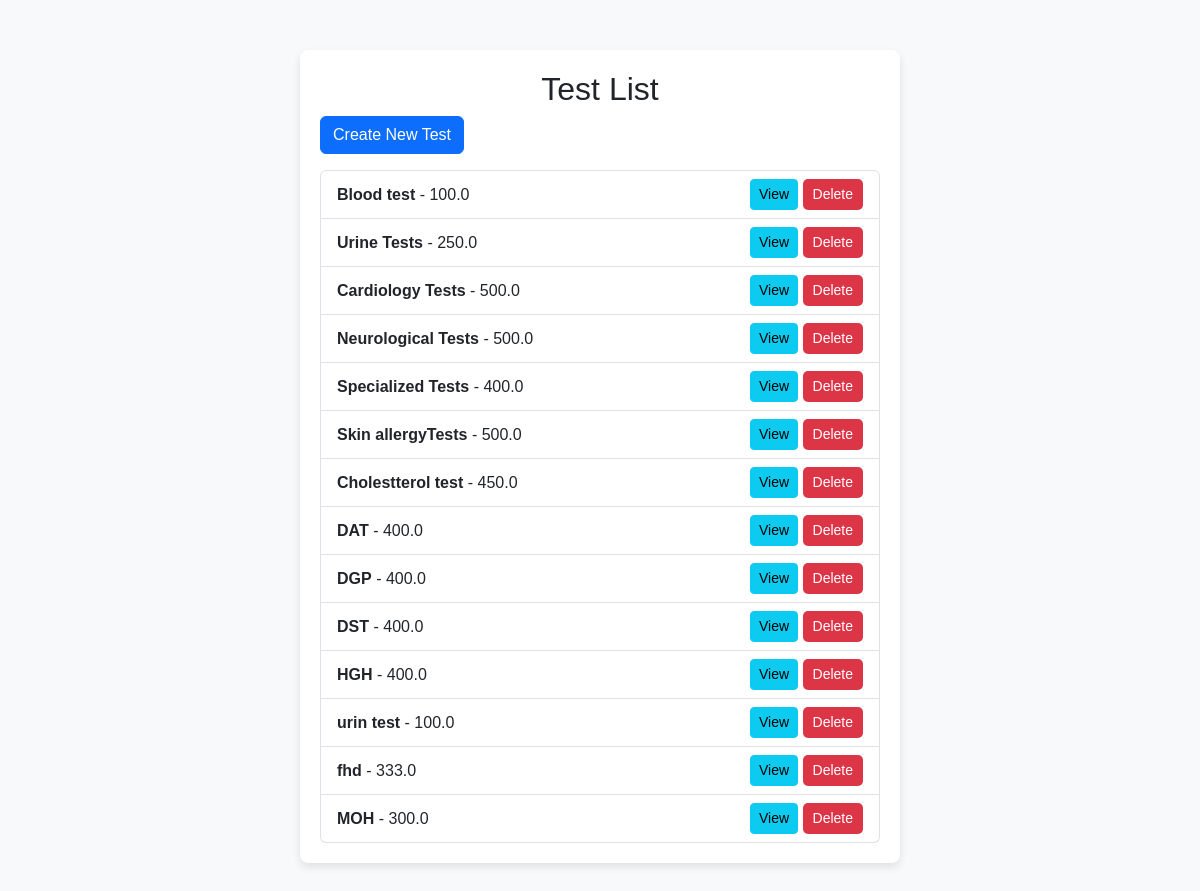
/tests/, run on an earlier commit of the app's database.
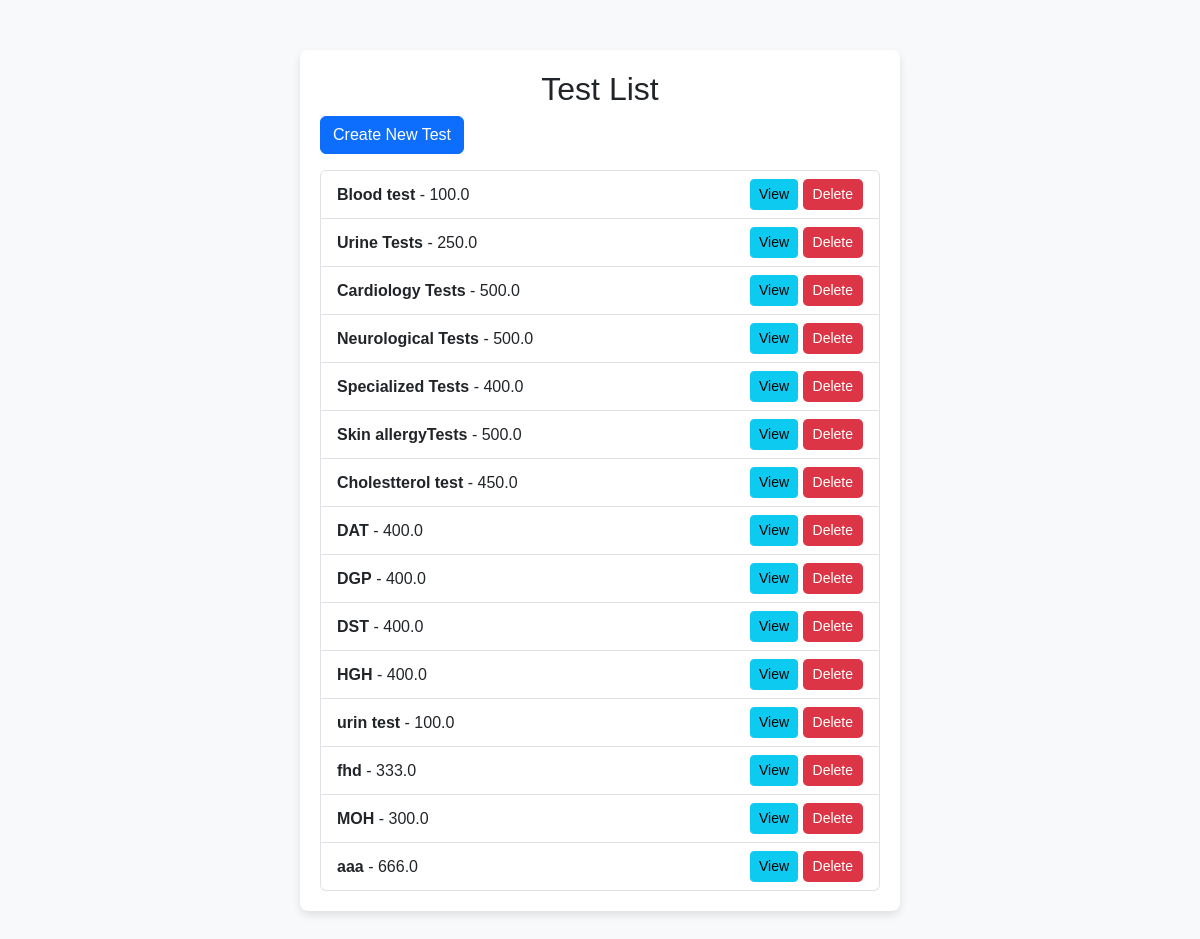
And on a later commit of the database.
### clinic_mgt_app/models.py (models this page shows, shortened)
class Test(models.Model):
    name = models.CharField(max_length=255)
    cost = models.FloatField()

### clinic_mgt_app/views.py (the view)
# urls.py: path('tests/', views.test_list, name='test_list'),
def test_list(request):
    tests = Test.objects.all()
    return render(request, 'test_list.html', {'tests': tests})

### clinic_mgt_app/templates/test_list.html (shortened to what this page needs)
<!DOCTYPE html>
<html lang="en">
<head>
    <link href="https://cdn.jsdelivr.net/npm/bootstrap@5.3.0/dist/css/bootstrap.min.css" rel="stylesheet">
</head>
<body>
    <div class="container">
        <h2 class="text-center">Test List</h2>
        <a href="{% url 'create_test' %}" class="btn btn-primary mb-3">Create New Test</a>
        {% if tests %}
            <ul class="list-group">
                {% for test in tests %}
                    <li class="list-group-item d-flex justify-content-between align-items-center">
                        <span>
                            <strong>{{ test.name }}</strong> - {{ test.cost }}
                        </span>
                        <div>
                            <a href="{% url 'test_detail' test.id %}" class="btn btn-info btn-sm">View</a>
                            <form action="{% url 'delete_test' test.id %}" method="post" style="display:inline;">
                                <button type="submit" class="btn btn-delete btn-sm">Delete</button>
                            </form>
                        </div>
                    </li>
                {% endfor %}
            </ul>
        {% else %}
            <p class="text-center text-muted">No tests available.</p>
        {% endif %}
    </div>
</body>
</html>

What changed in the data, as far as the page shows it:
added Test: name "aaa", cost "666.0"
